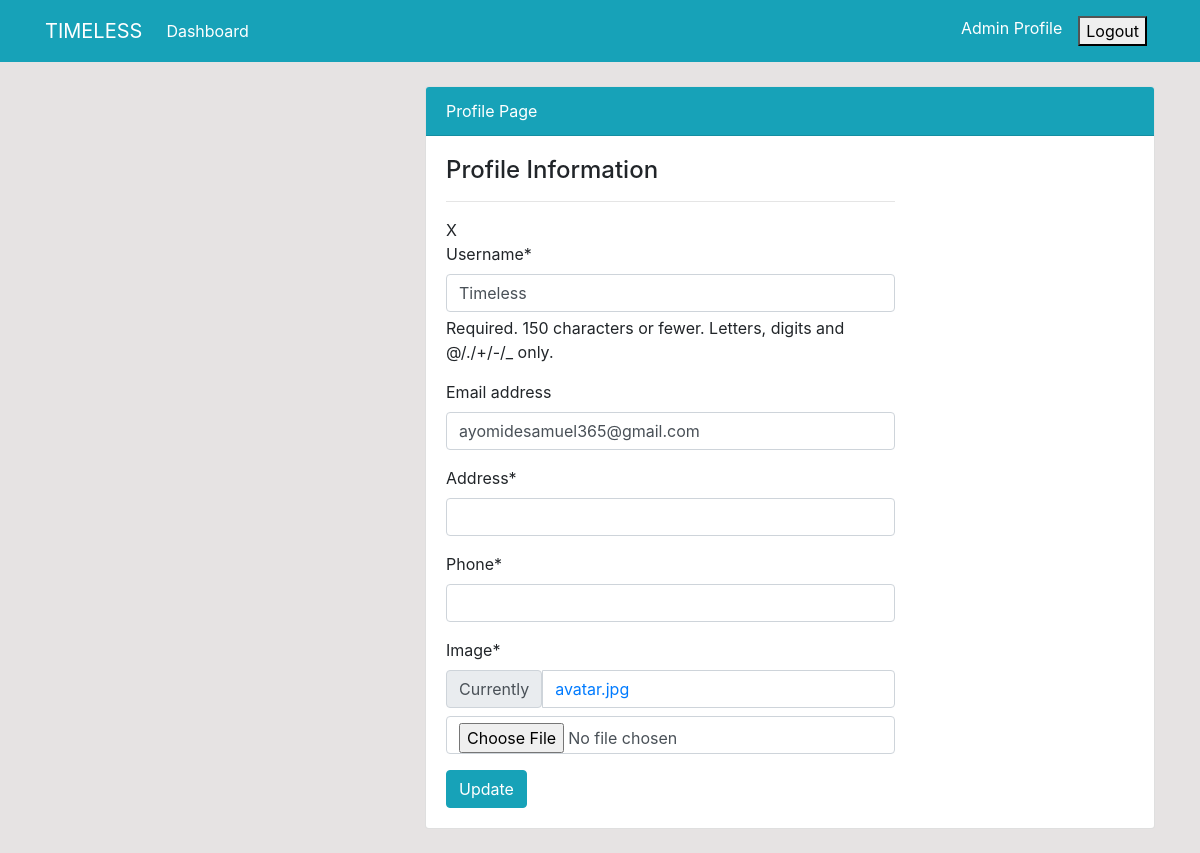
The app's page /profile/update (signed in), older data.
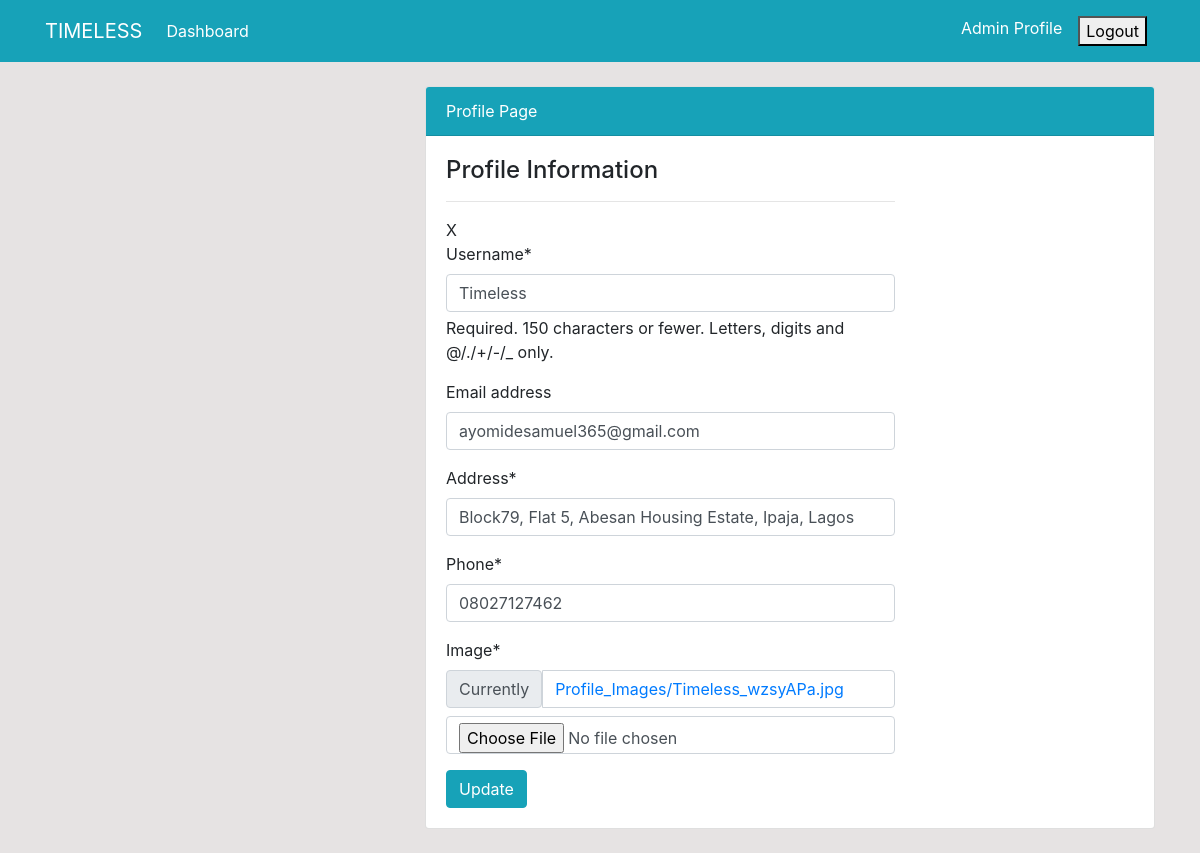
The same page, newer data.
### user/models.py (models this page shows, shortened)
class Profile(models.Model):
    staff = models.OneToOneField(User, on_delete=models.CASCADE, null=True)
    address = models.CharField(max_length=200, null=True)
    phone = models.CharField(max_length=20, null=True)
    image = models.ImageField(default='avatar.png', upload_to='Profile_Images')

### user/views.py (the view)
# urls.py: path('profile/update', user_view.profile_update, name= 'user-profile-update'),
def profile_update(request):
    if request.method=='POST':
        user_form = UserUpdateForm(request.POST, instance=request.user)
        profile_form = ProfileUpdateForm(request.POST, request.FILES, instance=request.user.profile)
        if user_form.is_valid() and profile_form.is_valid():
            user_form.save()
            profile_form.save()
            return redirect('user-profile')
    else:
        user_form = UserUpdateForm(instance=request.user)
        profile_form = ProfileUpdateForm(instance=request.user.profile)
    context = {
        'user_form': user_form,
        'profile_form': profile_form,
    }
    return render(request, 'user/profile_update.html', context)

### user/forms.py
class UserUpdateForm(forms.ModelForm):
    class Meta:
        model = User
        fields = ['username', 'email']

class ProfileUpdateForm(forms.ModelForm):
    class Meta:
        model = Profile
        fields = ['address', 'phone', 'image']

### templates/user/profile_update.html (shortened to what this page needs)
{% extends 'partials/base.html' %}
 {% load crispy_forms_tags %}
 {% block content %}
    <div class="container">
        <div class="row my-4">
            <div class="col-md-4">
            </div>
            <div class="col-md-8">
                <div class="card">
                    <div class="card-header bg-info text-white">
                        Profile Page
                    </div>
                    <div class="card-body">
                        <div class="row">
                            <div class="col-md-8">
                                <span class="h4"> Profile Information</span>
                                <hr>
                               <form method="POST" enctype="multipart/form-data">
                                    X   {% csrf_token %}
                                    {{ user_form|crispy }}
                                    {{ profile_form|crispy }}
                                <input class="btn btn-info" type="submit" value="Update">
                               </form>
                            </div>
                        </div>
                    </div>
                </div>
            </div>
        </div>
    </div>
 {% endblock %}

Row changes from the older to the newer data that the page shows:
changed Profile: address (not shown) → "Block79, Flat 5, Abesan Housing Estate, Ipaja, Lagos"; phone (not shown) → "08027127462"
Text that changed along with them:
text no longer shown: "Address * Phone * Image * Currently avatar.jpg"
text now shown: "Address * Phone * Image * Currently Profile_Images/Timeless_wzsyAPa.jpg"
